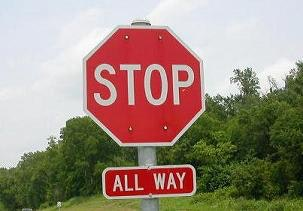
#> input picture Variational_Bayesian_Learning/data/stop.jpeg, 303 x 211 px, found by its file name
$ python matrix_decomposition_test.py
#> lines starting #> are read from the running program, lines starting #| are printed output that depends on the picture
#> further down, img is the input picture: PIL image 303x211 RGB; mean R, G, B 156.9, 139.3, 125.3
### Variational_Bayesian_Learning/matrix_decomposition.py
import numpy as np
from scipy import linalg


class SVD:
    def __init__(self):
        pass

    def fit(self, v, h):
#> called with h = 10
        self.h = h
        self.wb, self.gamma, self.wa = linalg.svd(v, full_matrices=False)
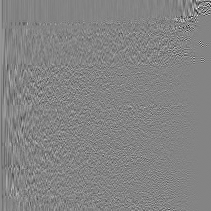
#> self.wb: shape (211, 211) float64; min -0.667, max 0.621, mean 0.000267; drawn with min black and max white
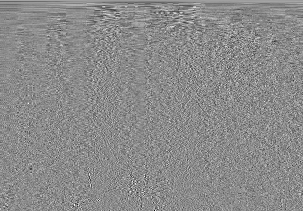
#> self.wa: shape (211, 303) float64; min -0.398, max 0.331, mean 0.00026; drawn with min black and max white
#> self.gamma = 211 values, max 154.1 at index 0, min 0.00347 at index 210, mean 2.18
        self.wa_h = self.wa[:self.h, :]
        self.wb_h = self.wb[:, :self.h]
        self.gamma_diag = np.diag(self.gamma[:self.h])
        return self.wb_h, self.gamma[:self.h], self.wa_h

    def reconstruct(self):
        u = self.wb_h @ self.gamma_diag @ self.wa_h
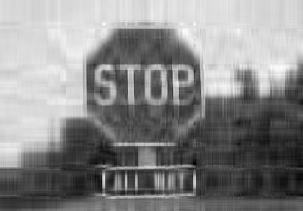
#> u: shape (211, 303) float64; min -0.00372, max 1.05, mean 0.561; drawn with min black and max white
        return u


class VBMD(SVD):
    def __init__(self, sigma, ca_square, cb_square):
        """Variational_Bayesian_Matirx_Decomposition
        """
        super(VBMD, self).__init__()
        self.sigma = sigma
        self.ca_square = ca_square
        self.cb_square = cb_square

    def fit(self, v, h):
#> called with h = 10
        self.h = h
        self.wb, self.gamma, self.wa = linalg.svd(v, full_matrices=False)
        self.wa_h = self.wa[:self.h, :]
        self.wb_h = self.wb[:, :self.h]

        L = v.shape[0]
#> L = 211
        M = v.shape[1]
#> M = 303

        c_ab_square = self.ca_square * self.cb_square
        term_1 = (L + M) / 2 + self.sigma**2 / (2 * c_ab_square)
        gamma_vb_threshold = self.sigma * \
            np.sqrt(term_1 + np.sqrt(term_1**2 - L*M))

        gamma_h = self.gamma[:self.h]
#> gamma_h = [154.1, 27.26, 23.95, 13.84, 10.98, 8.83, 8.22, 7.4, 6.65, 5.98]
        gamma_vb_hat = gamma_h * (1 - (self.sigma**2 / (2 * (gamma_h**2))) *
                                  (M + L + np.sqrt((M-L)**2 + 4*(gamma_h**2) /
                                                   c_ab_square)))
#> gamma_vb_hat = [154.1, 27.15, 23.83, 13.62, 10.7, 8.49, 7.85, 6.99, 6.2, 5.47]
        self.gamma_vb = np.where(gamma_h > gamma_vb_threshold, gamma_vb_hat, 0)
#> self.gamma_vb has the same summary as gamma_vb_hat
        self.gamma_diag = np.diag(self.gamma_vb)

        return self.wb_h, self.gamma_vb, self.wa_h


class EVBMD(SVD):
    def __init__(self, approximate_coefficient=2.5129):
        """Empirical_Variational_Bayesian_Matirx_Decomposition
        """
        super(EVBMD, self).__init__()
        self.approximate_coefficient = approximate_coefficient

    def fit(self, v):
        self.wb, self.gamma, self.wa = linalg.svd(v, full_matrices=False)
        L = v.shape[0]
#> L = 211
        M = v.shape[1]
#> M = 303
        assert L <= M

        alpha = L / M
#> alpha = 0.696
        tau_approximate = self.approximate_coefficient * np.sqrt(alpha)
#> tau_approximate = 2.1

        h = L-2
#> h = 209
        x_bar = (1 + tau_approximate) * (1 + alpha / tau_approximate)
#> x_bar = 4.13
        h_bar = min(np.abs(L/(1+alpha))-1, h)
#> h_bar = 123.4
        sigma_h_plus_1_square = (self.gamma[h]**2) / (M*x_bar)
#> sigma_h_plus_1_square = 1.32e-08

        def tau(x): return (1/2) * (x - (1 + alpha) +
                                    np.sqrt((x - (1 + alpha))**2 - 4 * alpha))

        def psi_0(x): return x - np.log(x)
        def psi_1(x): return np.log(tau(x)+1) * alpha * \
            np.log(tau(x) / alpha + 1) - tau(x)

        def theta(b): return np.array(b, dtype=np.uint)
        def psi(x): return psi_0(x) + theta(x > x_bar) * psi_1(x)

        def omega(sigma, inv=False):
            if inv:
                sigma = 1/sigma
            term_1 = np.sum(psi((self.gamma[:h]**2) / (M*(sigma**2))))
            term_2 = np.sum(psi_0((self.gamma[h:L]**2) / (M*(sigma**2))))
            return (1/L) * (term_1 + term_2)

        def linear_search(lower_bound, upper_bound, f, numpoints=100):
            target = np.linspace(lower_bound, upper_bound, numpoints)
            min_idx = np.argmin(np.vectorize(f)(target))
            return target[min_idx]

        lower_bound = min(sigma_h_plus_1_square,
                          np.sum(self.gamma[h:L] ** 2) / (M * (L - h_bar)))
#> lower_bound = 1.07e-09
        upper_bound = (1 / (L*M)) * np.sum(self.gamma[:L]**2)
#> upper_bound = 0.407
        sigma_h_inv = (M*x_bar) / (self.gamma**2)
#> sigma_h_inv = 211 values from 0.0526 to 103847586.5
        sigma_estimator = linear_search(lower_bound, upper_bound, omega)
#> in omega, `term_1 = np.sum(psi((self.gamma[:h]**2) / (M*(sigma**2))))`: term_1 = 169020.4
#> in omega, `term_2 = np.sum(psi_0((self.gamma[h:L]**2) / (M*(sigma**2))))`: term_2 = 8.17e+10
#> in linear_search, `min_idx = np.argmin(np.vectorize(f)(target))`: min_idx = 1
#> sigma_estimator = 0.00411
        sigma_estimator_inv = 1 / sigma_estimator
#> sigma_estimator_inv = 243
        self.h_evb = np.sum(sigma_h_inv <= sigma_estimator_inv)
#> self.h_evb = 27
        self.wa_h = self.wa[:self.h_evb, :]
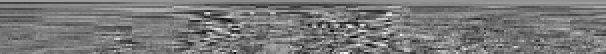
#> self.wa_h: shape (27, 303) float64 (shown 2 times larger); min -0.239, max 0.269, mean 0.00203; drawn with min black and max white
        self.wb_h = self.wb[:, :self.h_evb]
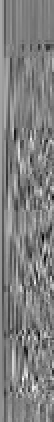
#> self.wb_h: shape (211, 27) float64 (shown 2 times larger); min -0.301, max 0.302, mean 0.00237; drawn with min black and max white
        gamma_h = self.gamma[:self.h_evb]
#> gamma_h = 27 values, max 154.1 at index 0, min 2.29 at index 26, mean 12.09

        gamma_evb_threshold = sigma_estimator * \
            np.sqrt(M*(1+tau_approximate)*(1+(alpha/tau_approximate)))
#> gamma_evb_threshold = 0.145
        term = 1 - (M + L) * (sigma_estimator**2) / (gamma_h**2)
#> term = 27 values, max 1 at index 0, min 0.998 at index 26, mean 0.999
        gamma_evb_hat = (gamma_h / 2) *\
                        (term + np.sqrt(term ** 2 -
                                        (4 * L * M * (sigma_estimator**4) /
                                         (tau_approximate**4))))
#> gamma_evb_hat has the same summary as gamma_h
        self.gamma_evb = np.where(
            gamma_h > gamma_evb_threshold, gamma_evb_hat, 0)
#> self.gamma_evb has the same summary as gamma_h
        self.gamma_diag = np.diag(self.gamma_evb)
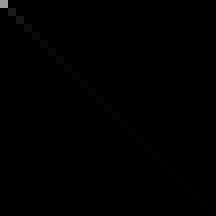
#> self.gamma_diag: shape (27, 27) float64 (shown 8 times larger); min 0, max 154.1, mean 0.4

        return self.wb_h, self.gamma_evb, self.wa_h

### Variational_Bayesian_Learning/matrix_decomposition_test.py
import numpy as np
from PIL import Image

from matrix_decomposition import EVBMD, SVD, VBMD

if __name__ == "__main__":

    img = Image.open("Variational_Bayesian_Learning/data/stop.jpeg")
    gray_img = img.convert('L')
    v = np.asarray(gray_img) / 255

    h = 10
    svd = SVD()
    svd.fit(v, h=h)
    u = svd.reconstruct()
    u_img = Image.fromarray(np.uint8(u * 255))
    u_img.save("stop_reconstructed_with_svd.jpg")

    sigma = 0.1
    ca_square = np.array([1e8]*h)
    cb_square = np.array([1e8]*h)
    vbmd = VBMD(sigma=sigma, ca_square=ca_square, cb_square=cb_square)
    vbmd.fit(v, h=h)
    u = vbmd.reconstruct()
    u_img = Image.fromarray(np.uint8(u * 255))
    u_img.save("stop_reconstructed_with_vbmd.jpg")

    evbmd = EVBMD()
    evbmd.fit(v)
    u = evbmd.reconstruct()
#> in reconstruct (call 3), `u = self.wb_h @ self.gamma_diag @ self.wa_h`:
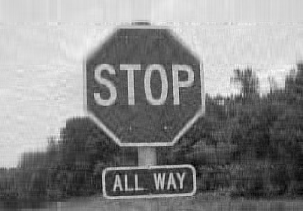
#> u: shape (211, 303) float64; min -0.0296, max 1.06, mean 0.561; drawn with min black and max white
    u_img = Image.fromarray(np.uint8(u * 255))
    u_img.save("stop_reconstructed_with_evbmd.jpg")
